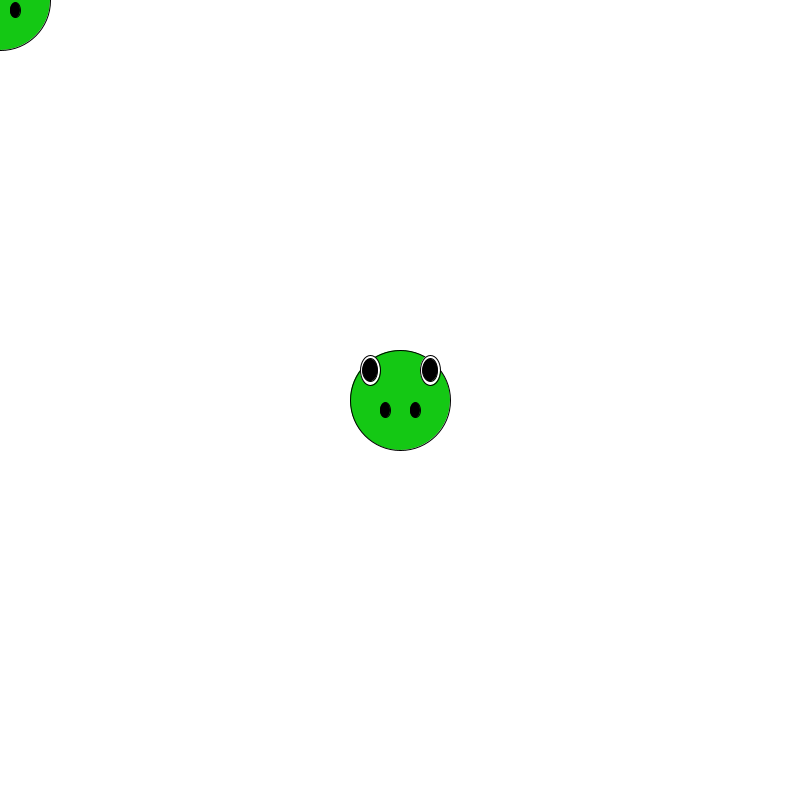
Frame 1 (no input)
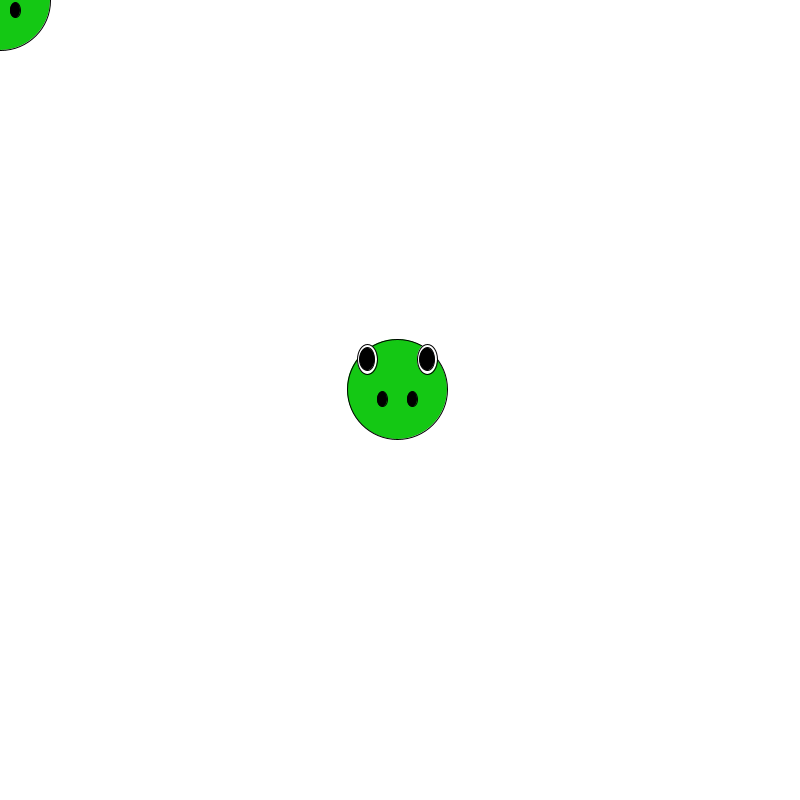
Frame 60 (the mouse pressed at the canvas centre just before this capture)
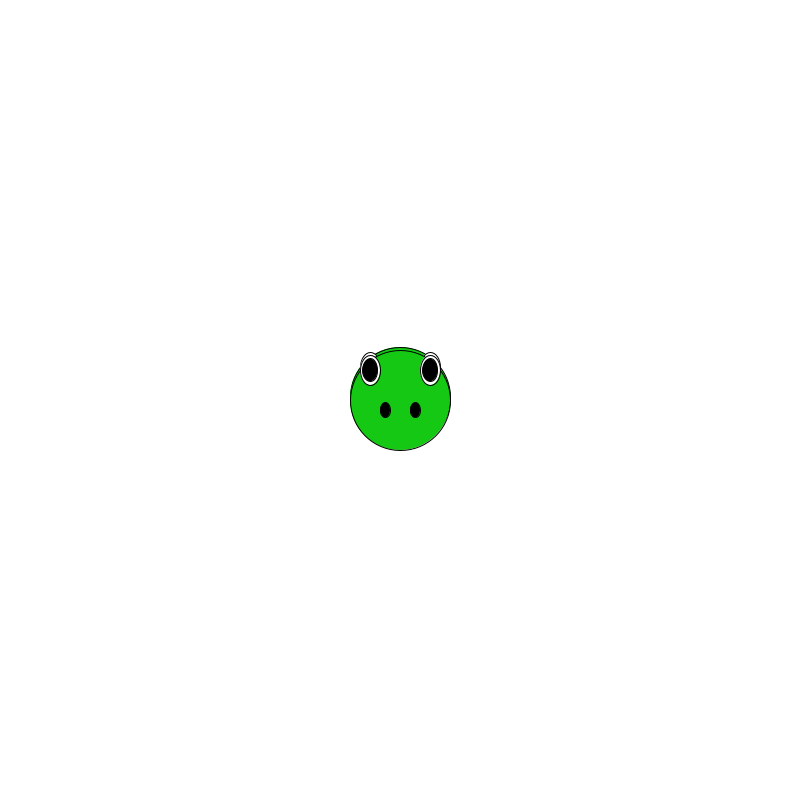
Frame 120 (the mouse held since frame 60 and released just before this capture)

The Processing sketch that drew these frames (run headless with seeded random() and noise(); from frame 60 on, the mouse is pressed at the canvas centre):

// Processing sketch: Avatar
// ── Avatar.pde
void avatar(int x, int y){
  // body
  fill(20, 200, 20);
  circle(x, y, 100);
  fill(255);
  // eyes
  ellipse(x - 30, y - 30, 20, 30);
  ellipse(x + 30, y - 30, 20, 30);
  fill(0);
  ellipse(x - 30, y - 30, 15, 22.5);
  ellipse(x + 30, y - 30, 15, 22.5);
  // nostrils
  ellipse(x - 15, y + 10, 10, 15);
  ellipse(x + 15, y + 10, 10, 15);
}

int x,y;
int MODE;
void setup(){
   size(800,800);
   MODE = 2;
   x = width/2;
   y = height/2;
}
void draw(){
   background(255);
   x = change(x);
   y = change(y);
   avatar(x,y);
   avatar(mouseX, mouseY);
   
}
int change(int value){
  /**
   mode 1: return a random location on the screen.
   mode 2: change value by +1, 0, or -1 randomly
   mode 3: change value by +1 , but if it goes past the end of the screen ,
   wrap back around to the other end of the screen.
  */

  switch(MODE){
   case 1:
     return (int)random(700);
   case 2:
     return value + (int)random(-2, 2);
   case 3:
     if(value == 800){
       return value - 800;
     }else{
       return value + 1;
     }
   default:
     return width/2;
  }
}

void mouseClicked(){
  if(MODE < 3){
    MODE++;
  }else{
    MODE = 1;
  }
}
